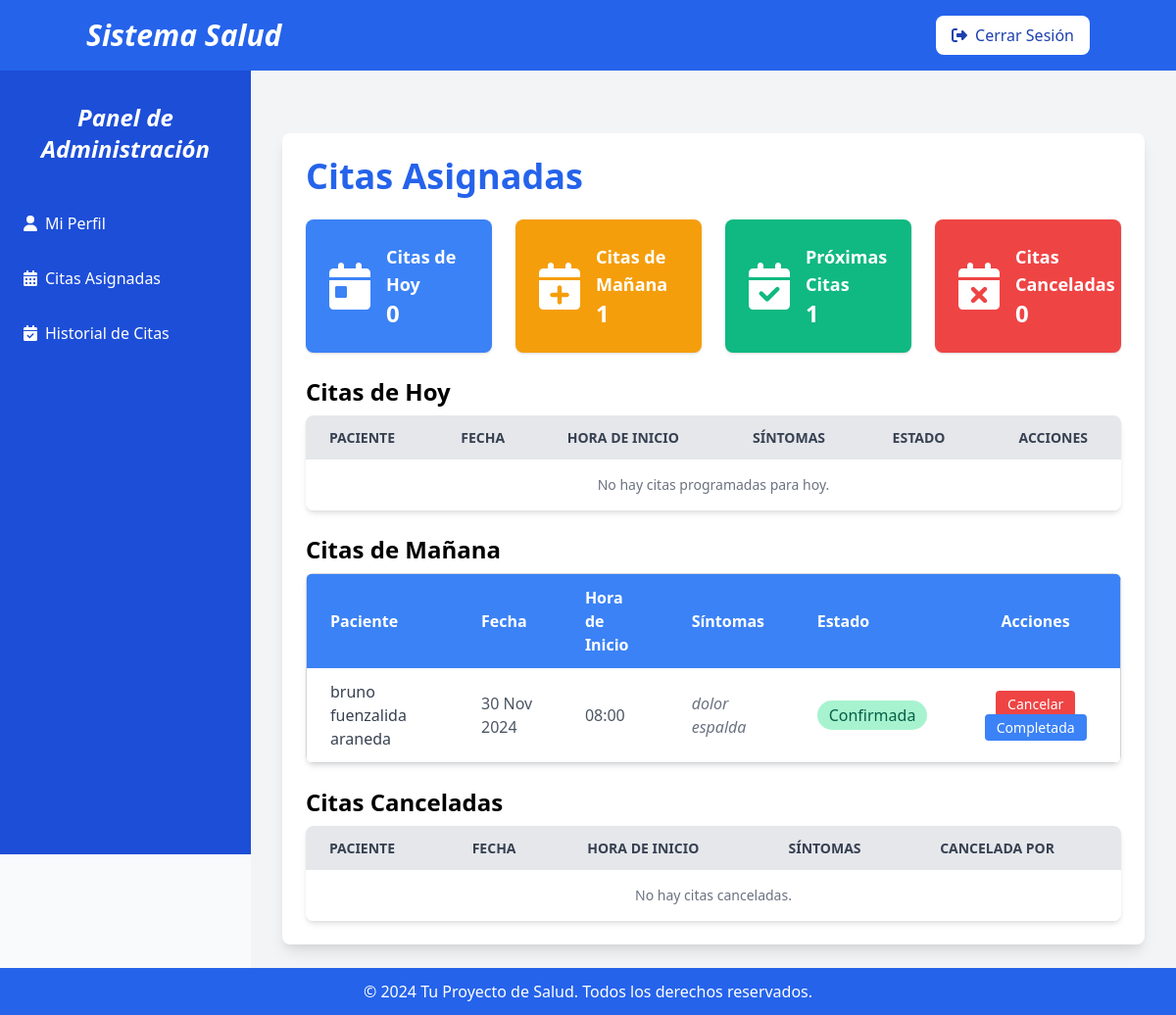
Page /citas/profesional/citas/ (signed in) on the committed database.
### citas/models.py (models this page shows, shortened)
class Cita(models.Model):
    ESTADO_CHOICES = [
        ('pendiente', 'Pendiente'),
        ('confirmada', 'Confirmada'),
        ('completada','Completada'),
        ('cancelada_paciente', 'Cancelada por el Paciente'),
        ('cancelada_profesional', 'Cancelada por el Profesional'),
    ]
    paciente = models.ForeignKey(CustomUser, on_delete=models.CASCADE, related_name='citas_paciente')
    profesional = models.ForeignKey(CustomUser, on_delete=models.CASCADE, related_name='citas_profesional')
    fecha = models.DateField()
    descripcion = models.TextField(blank=True)
    hora_inicio = models.CharField(max_length=10)  # Formato HH:MM
    es_bloqueado = models.BooleanField(default=False)
    duracion = models.IntegerField()  # Duración de la cita en minutos
    estado_cita = models.CharField(max_length=50, choices=ESTADO_CHOICES, default='pendiente')
    notas = models.TextField(blank=True, null=True)
    objects = CitaManager()  # Usar el manager personalizado
    def completada(self):
        """Completada la cita por el profesional."""
        self.estado_cita = 'completada'
        self.save()
    class Meta:
        ordering = ['fecha']
        indexes = [
            models.Index(fields=['fecha']),
            models.Index(fields=['estado_cita']),
        ]

### usuarios/models.py (models this page shows, shortened)
class CustomUser(AbstractUser):
    USER_TYPE_CHOICES = [
        ('paciente', 'Paciente'),
        ('profesional', 'Profesional de la Salud'),
    ]
    user_type = models.CharField(max_length=100, choices=USER_TYPE_CHOICES)
    email = models.EmailField(unique=True)
    full_name = models.CharField(max_length=100)
    phone = models.CharField(max_length=15)
    comuna = models.CharField(max_length=100, blank=True, null=True)
    ciudad = models.CharField(max_length=100, blank=True, null=True)
    bio = models.TextField(blank=True, null=True)
    profile_picture = models.ImageField(upload_to='profile_pics/', blank=True, null=True)
    specialties = models.CharField(max_length=200, blank=True, null=True)
    rating = models.DecimalField(max_digits=3, decimal_places=2, null=True, blank=True)
    class Meta:
        indexes = [
            models.Index(fields=['ciudad']),
            models.Index(fields=['comuna']),
            models.Index(fields=['specialties']),
        ]

### citas/views.py (the view)
# urls.py: path('profesional/citas/', views.lista_citas_profesional, name='lista_citas_profesional'),
@login_required
def lista_citas_profesional(request):
    today = timezone.now().date()
    tomorrow = today + timezone.timedelta(days=1)
    citas_hoy = Cita.objects.filter(profesional=request.user, fecha=today).order_by('hora_inicio')
    citas_manana = Cita.objects.filter(
    profesional=request.user,
    fecha=tomorrow,
    estado_cita__in=['pendiente','confirmada']
    ).order_by('hora_inicio')
    proximas_citas = Cita.objects.filter(profesional=request.user, fecha__gt=today, estado_cita='confirmada')
    cantidad_citas = proximas_citas.count()
    print(cantidad_citas)
    citas_canceladas = Cita.objects.filter(profesional=request.user, estado_cita__in=['cancelada_paciente','cancelada_paciente'])
    context = {
        'citas_hoy': citas_hoy,
        'citas_manana': citas_manana,
        'cantidad_citas': cantidad_citas,
        'citas_canceladas':citas_canceladas,
        'proximas_citas':proximas_citas
    }
    return render(request, 'citas/lista_citas_profesional.html', context)

### templates/citas/lista_citas_profesional.html
{% extends 'base.html' %}
{% block content %}
<div class="container mx-auto mt-10 p-6 bg-white shadow-lg rounded-lg">
    <h2 class="text-4xl font-bold text-blue-600 mb-6">Citas Asignadas</h2>
    <div class="grid grid-cols-1 md:grid-cols-4 gap-6">
        <div class="bg-blue-500 text-white p-6 rounded-lg shadow flex items-center">
            <i class="fas fa-calendar-day text-5xl mr-4"></i>
            <div>
                <h5 class="font-bold text-lg">Citas de Hoy</h5>
                <p class="text-2xl font-semibold">{{ citas_hoy.count }}</p>
            </div>
        </div>
        <div class="bg-yellow-500 text-white p-6 rounded-lg shadow flex items-center">
            <i class="fas fa-calendar-plus text-5xl mr-4"></i>
            <div>
                <h5 class="font-bold text-lg">Citas de Mañana</h5>
                <p class="text-2xl font-semibold">{{ citas_manana.count }}</p>
            </div>
        </div>
        <div class="bg-green-500 text-white p-6 rounded-lg shadow flex items-center">
            <i class="fas fa-calendar-check text-5xl mr-4"></i>
            <div>
                <h5 class="font-bold text-lg">Próximas Citas</h5>
                <p class="text-2xl font-semibold">{{ proximas_citas.count }}</p>
            </div>
        </div>
        <div class="bg-red-500 text-white p-6 rounded-lg shadow flex items-center">
            <i class="fas fa-calendar-times text-5xl mr-4"></i>
            <div>
                <h5 class="font-bold text-lg">Citas Canceladas</h5>
                <p class="text-2xl font-semibold">{{ citas_canceladas.count }}</p>
            </div>
        </div>
    </div>
    <div class="mt-6">
        <h3 class="text-2xl font-semibold mb-2">Citas de Hoy</h3>
        <div class="overflow-x-auto rounded-lg shadow-md">
            <table class="min-w-full bg-white">
                <thead>
                    <tr class="bg-gray-200 text-gray-700 uppercase text-sm leading-normal">
                        <th class="py-3 px-6 text-left">Paciente</th>
                        <th class="py-3 px-6 text-left">Fecha</th>
                        <th class="py-3 px-6 text-left">Hora de Inicio</th>
                        <th class="py-3 px-6 text-left">Síntomas</th>
                        <th class="py-3 px-6 text-left">Estado</th>
                        <th class="py-3 px-6 text-center">Acciones</th>
                    </tr>
                </thead>
                <tbody class="text-gray-700 text-sm divide-y divide-gray-200">
                    {% for cita in citas_hoy %}
                    {% if cita.estado_cita == 'pendiente' or cita.estado_cita == 'confirmada' or cita.estado_cita == 'completada'%}
                    <tr class="hover:bg-gray-100">
                        <td class="py-3 px-6 text-left font-medium text-gray-700">{{ cita.paciente.full_name }}</td>
                        <td class="py-3 px-6 text-left">{{ cita.fecha|date:"d M Y" }}</td>
                        <td class="py-3 px-6 text-left">{{ cita.hora_inicio }}</td>
                        <td class="py-3 px-6 text-left">{{ cita.descripcion }}</td>
                        <td class="py-3 px-6 text-left">
                            {% if cita.estado_cita == 'confirmada' %}
                                <span class="bg-green-200 text-green-800 rounded-full px-3 py-1">Confirmada</span>
                            {% else %}
                                <span class="bg-yellow-200 text-yellow-800 rounded-full px-3 py-1">Pendiente</span>
                            {% endif %}
                        </td>
                        <td class="py-3 px-6 text-center">
                            {% if cita.estado_cita  == 'pendiente' %}
                                <a href="{% url 'citas:cambiar_estado_cita' cita.id 'cancelada_profesional' %}" class="bg-red-500 hover:bg-red-600 text-white py-1 px-3 rounded text-sm">Cancelar</a>
                                <a href="{% url 'citas:cambiar_estado_cita' cita.id 'confirmada' %}" class="bg-green-500 hover:bg-blue-600 text-white py-1 px-3 rounded text-sm">Confirmar</a>
                            {% elif cita.estado_cita == 'confirmada' %}
                            <a href="{% url 'citas:cambiar_estado_cita' cita.id 'cancelada_profesional' %}" class="bg-red-500 hover:bg-red-600 text-white py-1 px-3 rounded text-sm">Cancelar</a>
                            <a href="{% url 'citas:cambiar_estado_cita' cita.id 'completada' %}" class="bg-blue-500 hover:bg-green-600 text-white py-1 px-3 rounded text-sm">Completada</a>
                            {% endif %}
                        </td>
                    </tr>
                    {% endif %}
                    {% empty %}
                    <tr>
                        <td colspan="6" class="py-4 text-center text-gray-500">No hay citas programadas para hoy.</td>
                    </tr>
                    {% endfor %}
                </tbody>
            </table>
        </div>
    </div>
     <div class="mt-6">
        <h3 class="text-2xl font-semibold mb-2">Citas de Mañana</h3>
        <div class="overflow-x-auto rounded-lg shadow-md">
            <table class="table-auto w-full border-collapse border border-gray-300 rounded-lg shadow-lg">
                <thead class="bg-blue-500 text-white text-left">
                    <tr >
                        <th class="py-3 px-6 text-left ">Paciente</th>
                        <th class="py-3 px-6 text-left">Fecha</th>
                        <th class="py-3 px-6 text-left">Hora de Inicio</th>
                        <th class="py-3 px-6 text-left">Síntomas</th>
                        <th class="py-3 px-6 text-left">Estado</th>
                        <th class="py-3 px-6 text-center">Acciones</th>
                    </tr>
                </thead>
                <tbody class="divide-y divide-gray-200">
                    {% for cita in citas_manana %}
                    {% if cita.estado_cita == 'pendiente' or cita.estado_cita == 'confirmada' %}
                    <tr class="hover:bg-gray-100 transition-colors">
                        <td class="py-3 px-6 text-left font-medium text-gray-700">{{ cita.paciente.full_name }}</td>
                        <td class="py-3 px-6 text-left text-gray-600">{{ cita.fecha|date:"d M Y" }}</td>
                        <td class="py-3 px-6 text-left text-gray-600">{{ cita.hora_inicio }}</td>
                        <td class="py-3 px-6 text-left text-gray-500 italic">{{ cita.descripcion }}</td>
                        <td class="py-3 px-6 text-left">
                            {% if cita.estado_cita == 'confirmada' %}
                                <span class="bg-green-200 text-green-800 rounded-full px-3 py-1">Confirmada</span>
                            {% else %}
                                <span class="bg-yellow-200 text-yellow-800 rounded-full px-3 py-1">Pendiente</span>
                            {% endif %}
                        </td>
                        <td class="py-3 px-6 text-center">
                            {% if cita.estado_cita  == 'pendiente' %}
                                <a href="{% url 'citas:cambiar_estado_cita' cita.id 'cancelada_profesional' %}" class="bg-red-500 hover:bg-red-600 text-white py-1 px-3 rounded text-sm">Cancelar</a>
                                <a href="{% url 'citas:cambiar_estado_cita' cita.id 'confirmada' %}" class="bg-green-500 hover:bg-blue-600 text-white py-1 px-3 rounded text-sm">Confirmar</a>
                            {% elif cita.estado_cita == 'confirmada' %}
                            <a href="{% url 'citas:cambiar_estado_cita' cita.id 'cancelada_profesional' %}" class="bg-red-500 hover:bg-red-600 text-white py-1 px-3 rounded text-sm">Cancelar</a>
                            <a href="{% url 'citas:cambiar_estado_cita' cita.id 'completada' %}" class="bg-blue-500 hover:bg-green-600 text-white py-1 px-3 rounded text-sm">Completada</a>
                            {% endif %}
                        </td>
                    </tr>
                    {% endif %}
                    {% empty %}
                    <tr>
                        <td colspan="6" class="py-4 text-center text-gray-500">No hay citas programadas para hoy.</td>
                    </tr>
                    {% endfor %}
                </tbody>
            </table>
        </div>
    </div>
    <div class="mt-6">
        <h3 class="text-2xl font-semibold mb-2">Citas Canceladas</h3>
        <div class="overflow-x-auto rounded-lg shadow-md">
            <table class="min-w-full bg-white">
                <thead>
                    <tr class="bg-gray-200 text-gray-700 uppercase text-sm leading-normal">
                        <th class="py-3 px-6 text-left">Paciente</th>
                        <th class="py-3 px-6 text-left">Fecha</th>
                        <th class="py-3 px-6 text-left">Hora de Inicio</th>
                        <th class="py-3 px-6 text-left">Síntomas</th>
                        <th class="py-3 px-6 text-left">Cancelada por</th>
                    </tr>
                </thead>
                <tbody class="text-gray-600 text-sm font-light">
                    {% for cita in citas_canceladas %}
                    <tr class="border-b border-gray-200 hover:bg-gray-100">
                        <td class="py-3 px-6 text-left">{{ cita.paciente.full_name }}</td>
                        <td class="py-3 px-6 text-left">{{ cita.fecha|date:"d M Y" }}</td>
                        <td class="py-3 px-6 text-left">{{ cita.hora_inicio }}</td>
                        <td class="py-3 px-6 text-left">{{ cita.descripcion }}</td>
                        <td class="py-3 px-6 text-left">
                            {% if cita.estado_cita == 'cancelada_paciente' %}
                                Paciente
                            {% else %}
                                Profesional
                            {% endif %}
                        </td>
                    </tr>
                    {% empty %}
                    <tr>
                        <td colspan="5" class="py-4 text-center text-gray-500">No hay citas canceladas.</td>
                    </tr>
                    {% endfor %}
                </tbody>
            </table>
        </div>
    </div>
</div>
{% endblock %}

### rows in the picture
Cita: paciente.full_name "bruno fuenzalida araneda", fecha "30 Nov 2024", hora_inicio "08:00", descripcion "dolor espalda", estado_cita "Confirmada"

### other values in the picture
{{ citas_hoy.count }} "0"
{{ citas_manana.count }} "1"
{{ proximas_citas.count }} "1"
{{ citas_canceladas.count }} "0"
